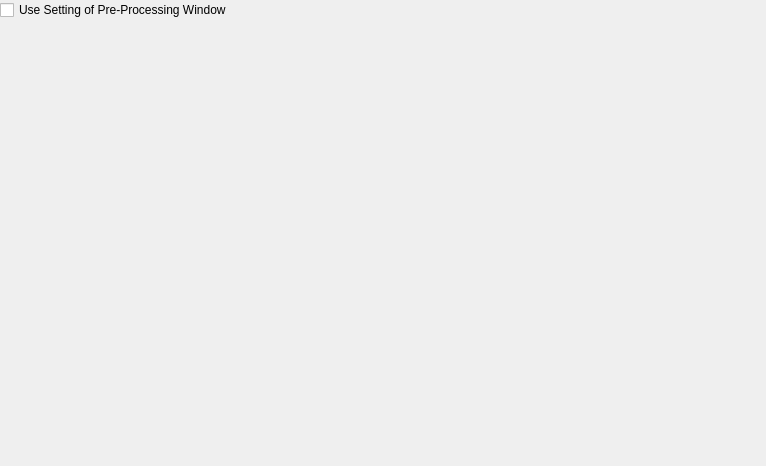
<?xml version="1.0" encoding="UTF-8"?>
<ui version="4.0">
 <class>GeoDataPolygonGroupProxy_DisplaySettingWidget</class>
 <widget class="QWidget" name="GeoDataPolygonGroupProxy_DisplaySettingWidget">
  <property name="geometry">
   <rect>
    <x>0</x>
    <y>0</y>
    <width>766</width>
    <height>466</height>
   </rect>
  </property>
  <property name="windowTitle">
   <string>Form</string>
  </property>
  <layout class="QVBoxLayout" name="verticalLayout">
   <property name="leftMargin">
    <number>0</number>
   </property>
   <property name="topMargin">
    <number>0</number>
   </property>
   <property name="rightMargin">
    <number>0</number>
   </property>
   <property name="bottomMargin">
    <number>0</number>
   </property>
   <item>
    <widget class="QCheckBox" name="usePreCheckBox">
     <property name="text">
      <string>Use Setting of Pre-Processing Window</string>
     </property>
    </widget>
   </item>
   <item>
    <widget class="GeoDataPolygonGroup::DisplaySettingWidget" name="displaySettingWidget" native="true"/>
   </item>
  </layout>
 </widget>
 <customwidgets>
  <customwidget>
   <class>GeoDataPolygonGroup::DisplaySettingWidget</class>
   <extends>QWidget</extends>
   <header>geodata/polygongroup/public/geodatapolygongroup_displaysettingwidget.h</header>
   <container>1</container>
  </customwidget>
 </customwidgets>
 <resources/>
 <connections>
  <connection>
   <sender>usePreCheckBox</sender>
   <signal>toggled(bool)</signal>
   <receiver>displaySettingWidget</receiver>
   <slot>setDisabled(bool)</slot>
   <hints>
    <hint type="sourcelabel">
     <x>37</x>
     <y>19</y>
    </hint>
    <hint type="destinationlabel">
     <x>41</x>
     <y>89</y>
    </hint>
   </hints>
  </connection>
 </connections>
</ui>
